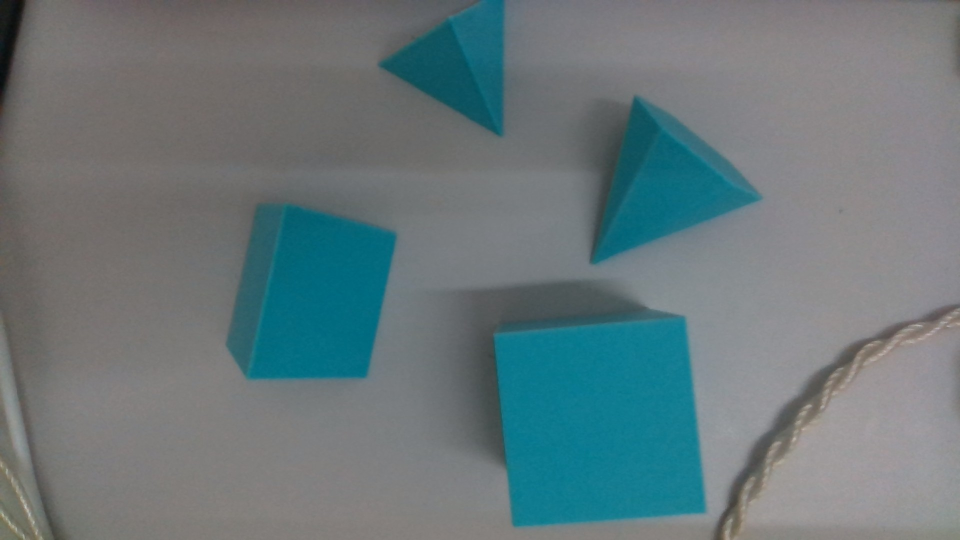
#> input picture fixtures/rgb/mixed-scenes/WIN_20260826_09_06_15_Pro.jpg, 1920 x 1080 px (shown at 1/2 size); its folder holds only this picture in this run
$ python -i geometry_rgb.py   (imports and definitions only)   (older library calls are emulated)
#> lines starting #> are read from the running program, lines starting #| are printed output that depends on the picture; after the words box and inside, x2 and y2 are one past the last pixel; in counts of white or black regions, pixels touching at a corner belong together
from __future__ import annotations

import hashlib
import json
import csv
import shutil
import time
from collections import Counter, defaultdict
from dataclasses import dataclass
from pathlib import Path
from typing import Any

import cv2
import numpy as np

from .geometry_models import GeometryCandidate, GeometryPrediction
from .geometry_edges import (
    EDGE_PARAMETERS,
    EdgeTopology,
    edge_topology_vector,
    extract_edge_topology,
)


GEOMETRY_LABELS: dict[str, tuple[str, str]] = {
    "三棱柱": ("triangular_prism", "三棱柱"),
    "三棱锥": ("triangular_pyramid", "三棱锥"),
    "四棱锥": ("square_pyramid", "四棱锥"),
    "五棱柱": ("pentagonal_prism", "五棱柱"),
    "五棱锥": ("pentagonal_pyramid", "五棱锥"),
    "六棱柱": ("hexagonal_prism", "六棱柱"),
    "六棱锥": ("hexagonal_pyramid", "六棱锥"),
    "正八面体": ("octahedron", "正八面体"),
    "圆锥": ("cone", "圆锥"),
}
SUPPORTED_IMAGE_SUFFIXES = {".jpg", ".jpeg", ".png", ".bmp"}
LEGACY_FEATURE_VERSION = 1
PREVIOUS_EDGE_FEATURE_VERSION = 2
FACE_VERTEX_FEATURE_VERSION = 3
EDGE_FEATURE_VERSION = 4
MODEL_VERSION = 3
EDGE_GROUP_WEIGHTS = np.asarray([0.20, 0.20, 0.05, 0.55], np.float32)
EDGE_GROUP_WEIGHTS_V3 = np.asarray(
    [0.15, 0.15, 0.05, 0.45, 0.20], np.float32
)


@dataclass(frozen=True)
class GeometrySample:
    path: Path
    label_id: str
    label_name: str
    image_bgr: np.ndarray
    sha256: str


@dataclass(frozen=True)
class GeometryPreprocessed:
    image_bgr: np.ndarray
    mask: np.ndarray
    bbox_px: tuple[int, int, int, int]
    candidate_count: int = 1


# [31 lines left out: functions _file_hash, load_geometry_samples, not called in this run]


def _select_component(
    mask: np.ndarray, reject_border: bool, max_area_ratio: float = 0.8
) -> tuple[np.ndarray | None, int]:
    count, labels, stats, centroids = cv2.connectedComponentsWithStats(mask, 8)
    height, width = mask.shape
    image_area = height * width
    center = np.array([width / 2.0, height / 2.0])
    candidates: list[tuple[float, int]] = []
    for label in range(1, count):
        x, y, item_width, item_height, area = stats[label]
        if area < max(180, image_area * 0.0005) or area > image_area * max_area_ratio:
            continue
        touches = x <= 3 or y <= 3 or x + item_width >= width - 3 or y + item_height >= height - 3
        if reject_border and touches:
            continue
        distance = float(np.linalg.norm(centroids[label] - center))
        distance /= max(float(np.linalg.norm(center)), 1.0)
        score = float(area) * max(0.25, 1.0 - 0.55 * distance)
        candidates.append((score, label))
    if not candidates:
        return None, 0
    selected = max(candidates)[1]
    return (labels == selected).astype(np.uint8) * 255, len(candidates)


def preprocess_geometry_object(
    image_bgr: np.ndarray,
    supplied_mask: np.ndarray | None = None,
    output_size: int = 128,
) -> GeometryPreprocessed | None:
    image = np.asarray(image_bgr)
    if image.ndim != 3 or image.shape[2] != 3:
        return None
    if supplied_mask is None:
        hsv = cv2.cvtColor(image, cv2.COLOR_BGR2HSV)
        saturated = ((hsv[:, :, 1] >= 55) & (hsv[:, :, 2] >= 35)).astype(np.uint8) * 255
        kernel = cv2.getStructuringElement(cv2.MORPH_ELLIPSE, (7, 7))
        candidate = cv2.morphologyEx(saturated, cv2.MORPH_OPEN, kernel)
        candidate = cv2.morphologyEx(candidate, cv2.MORPH_CLOSE, kernel, iterations=2)
        component, candidate_count = _select_component(candidate, reject_border=True)
        if component is None:
            lab = cv2.cvtColor(image, cv2.COLOR_BGR2LAB).astype(np.float32)
            border = np.concatenate((lab[0], lab[-1], lab[:, 0], lab[:, -1]), axis=0)
            delta = np.linalg.norm(lab - np.median(border, axis=0), axis=2)
            candidate = (delta >= 24.0).astype(np.uint8) * 255
            candidate = cv2.morphologyEx(candidate, cv2.MORPH_OPEN, kernel)
            candidate = cv2.morphologyEx(candidate, cv2.MORPH_CLOSE, kernel, iterations=2)
            component, candidate_count = _select_component(candidate, reject_border=True)
    else:
        candidate = (np.asarray(supplied_mask) > 0).astype(np.uint8) * 255
        if candidate.shape != image.shape[:2]:
            return None
        component, candidate_count = _select_component(
            candidate, reject_border=False, max_area_ratio=0.98
        )
    if component is None:
        return None

    contours, _ = cv2.findContours(component, cv2.RETR_EXTERNAL, cv2.CHAIN_APPROX_SIMPLE)
    if not contours:
        return None
    contour = max(contours, key=cv2.contourArea)
    x, y, width, height = cv2.boundingRect(contour)
    padding = max(4, int(round(max(width, height) * 0.08)))
    x0, y0 = max(0, x - padding), max(0, y - padding)
    x1, y1 = min(image.shape[1], x + width + padding), min(image.shape[0], y + height + padding)
    crop = image[y0:y1, x0:x1]
    crop_mask = component[y0:y1, x0:x1]
    available = output_size - 16
    scale = min(available / max(crop.shape[1], 1), available / max(crop.shape[0], 1))
    resized_width = max(1, int(round(crop.shape[1] * scale)))
    resized_height = max(1, int(round(crop.shape[0] * scale)))
    resized = cv2.resize(crop, (resized_width, resized_height), interpolation=cv2.INTER_AREA)
    resized_mask = cv2.resize(
        crop_mask, (resized_width, resized_height), interpolation=cv2.INTER_NEAREST
    )
    canvas = np.full((output_size, output_size, 3), 245, np.uint8)
    mask_canvas = np.zeros((output_size, output_size), np.uint8)
    left = (output_size - resized_width) // 2
    top = (output_size - resized_height) // 2
    region = canvas[top : top + resized_height, left : left + resized_width]
    region_mask = resized_mask > 0
    region[region_mask] = resized[region_mask]
    mask_canvas[top : top + resized_height, left : left + resized_width] = resized_mask
    return GeometryPreprocessed(
        canvas, mask_canvas, (x, y, width, height), candidate_count
    )


# [157 lines left out: functions _legacy_geometry_features, _legacy_input, geometry_feature_groups, extract_geometry_features, not called in this run]


class GeometryRGBModel:
    backend = "opencv"

    # [320 lines left out: functions __init__, fit, _distances, predict_feature, predict, predict_preprocessed and 3 more, not called in this run]

    def __call__(self, crop: np.ndarray, crop_mask: np.ndarray) -> tuple[str, float]:
        prediction = self.predict_geometry(crop, crop_mask)
        return prediction.label_id, prediction.confidence

    # [486 lines left out: functions save, load, _features_from_samples, audit_geometry_dataset, train_geometry_model, evaluate_geometry_holdout and 3 more, not called in this run]

>>> import cv2
>>> picture = cv2.imread('../../fixtures/rgb/mixed-scenes/WIN_20260826_09_06_15_Pro.jpg')
#> picture is the input picture: shape (1080, 1920, 3); mean B, G, R 123, 119.8, 104.2
>>> result = preprocess_geometry_object(picture)
#> in preprocess_geometry_object, `hsv = cv2.cvtColor(image, cv2.COLOR_BGR2HSV)`: hsv: shape (1080, 1920, 3); mean H, S, V 76.4, 47.6, 125.4
#> in preprocess_geometry_object, `saturated = ((hsv[:, :, 1] >= 55) & (hsv[:, :, 2] >= 35)).astype(np.ui..`:
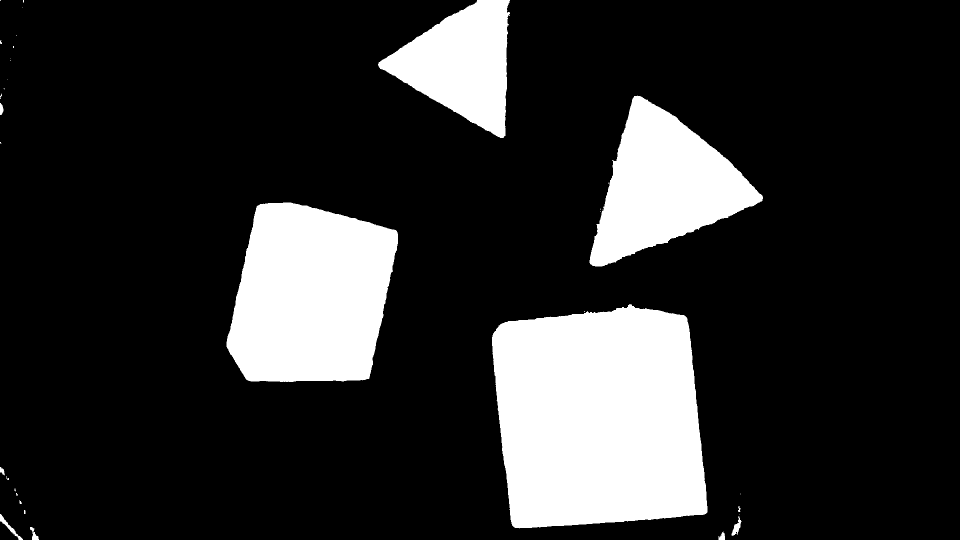
#> saturated: shape (1080, 1920) (shown at 1/2 size); 17.7% white; 38 white regions (24 under 20 px), largest, box (x1, y1, x2, y2) and area: (984, 608, 1415, 1057) 164740, (453, 405, 796, 764) 98158, (1179, 191, 1526, 533) 61584
#> in preprocess_geometry_object, `candidate = cv2.morphologyEx(saturated, cv2.MORPH_OPEN, kernel)`: candidate: shape (1080, 1920); 17.7% white; 13 white regions, largest, box (x1, y1, x2, y2) and area: (984, 609, 1415, 1057) 164683, (453, 405, 796, 764) 98144, (1179, 191, 1526, 533) 61492
#> in preprocess_geometry_object, `candidate = cv2.morphologyEx(candidate, cv2.MORPH_CLOSE, kernel, itera..`: candidate: shape (1080, 1920); 17.7% white; 12 white regions, largest, box (x1, y1, x2, y2) and area: (984, 609, 1415, 1057) 164707, (453, 405, 796, 764) 98148, (1179, 191, 1526, 533) 61542
#> in _select_component, `count, labels, stats, centroids = cv2.connectedComponentsWithStats(mas..`:
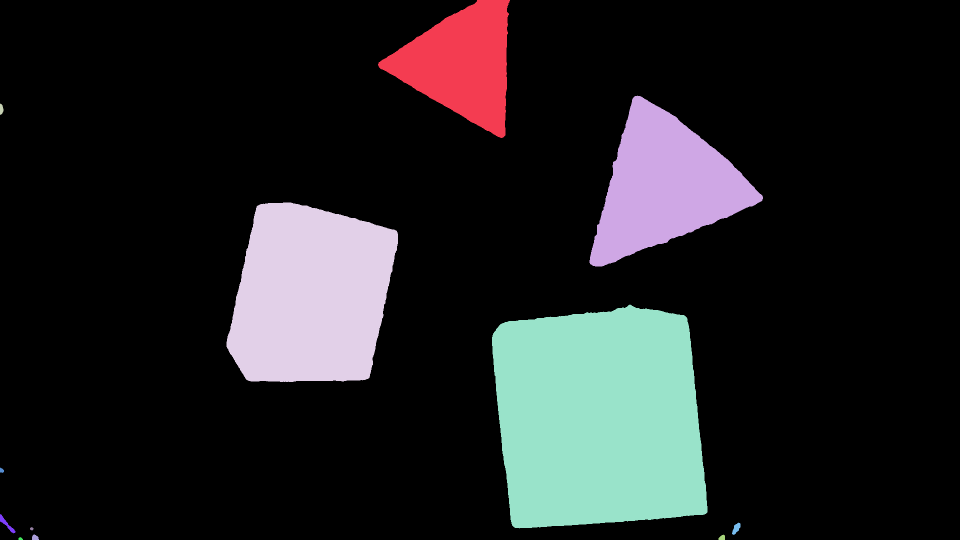
#> labels: shape (1080, 1920) int32 (shown at 1/2 size); 13 distinct labels, from 0 to 12; one colour per label, 0 black
#> in _select_component, `count, labels, stats, centroids = cv2.connectedComponentsWithStats(mas..`: count = 13; stats = 13 rows, first 6: [0, 0, 1920, 1080, 1706832], [756, 0, 264, 276, 41348], [1179, 191, 347, 342, 61542], [0, 207, 7, 23, 119], [453, 405, 343, 359, 98148], [984, 609, 431, 448, 164707]; centroids = 13 rows, first 8: [943.8, 523.7], [922.7, 127.5], [1328.6, 371.5], [2.39, 218.1], [621, 591], [1197.8, 836.3], [3, 940.5], [12.99, 1048]
#> the loop in _select_component, `for label in range(1, count):` made 12 passes
#> (x, y, item_width, item_height, area) on passes 3, 6, 7, 8, 9, 10, 11, 12: (0, 207, 7, 23, 119), (0, 935, 8, 11, 62), (0, 1028, 31, 39, 307), (1464, 1045, 17, 25, 235), (60, 1054, 7, 7, 34), (64, 1069, 14, 11, 119), (1437, 1069, 13, 11, 108), (37, 1074, 9, 6, 39)
#> (x, y, item_width, item_height, area, touches, distance, score) on passes 2, 4, 5: (1179, 191, 347, 342, 61542, False, 0.368, 49086.9), (453, 405, 343, 359, 98148, False, 0.311, 81346.3), (984, 609, 431, 448, 164707, False, 0.345, 133461.3)
#> after the loop in _select_component, `for label in range(1, count):`: candidates = [(49086.9, 2), (81346.3, 4), (133461.3, 5)]
#> in _select_component, `selected = max(candidates)[1]`: selected = 5
#> in preprocess_geometry_object, `component, candidate_count = _select_component(candidate, reject_borde..`:
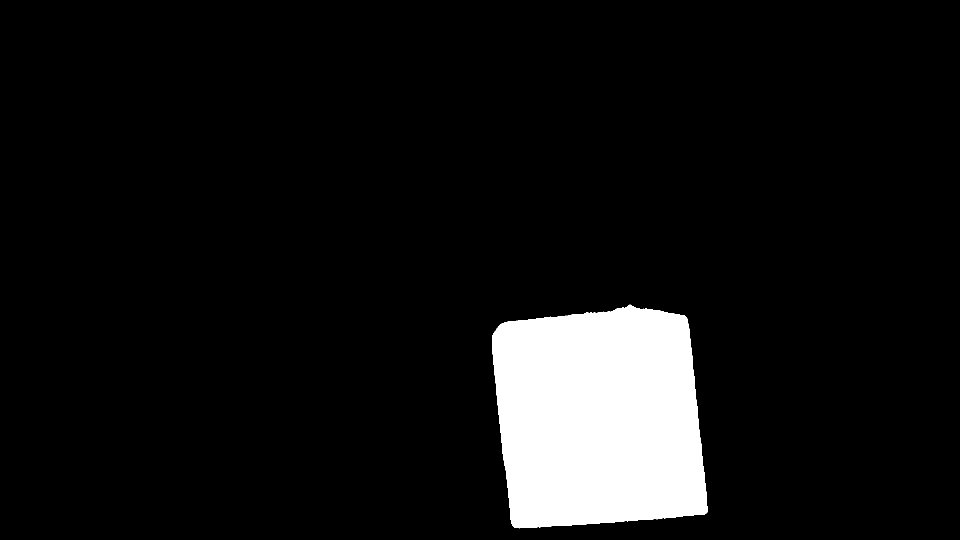
#> component: shape (1080, 1920) (shown at 1/2 size); 7.9% white; 1 white region
#> in preprocess_geometry_object, `component, candidate_count = _select_component(candidate, reject_borde..`: candidate_count = 3
#> in preprocess_geometry_object, `contours, _ = cv2.findContours(component, cv2.RETR_EXTERNAL, cv2.CHAIN..`: contours = 1 contour; box (x1, y1, x2, y2) and area: (984, 609, 1415, 1057) 163930
#> in preprocess_geometry_object, `contour = max(contours, key=cv2.contourArea)`: contour = contour of 427 points, box (x1, y1, x2, y2) (984, 609, 1415, 1057), area 163930
#> in preprocess_geometry_object, `x, y, width, height = cv2.boundingRect(contour)`: x = 984; y = 609; width = 431; height = 448
#> in preprocess_geometry_object, `padding = max(4, int(round(max(width, height) * 0.08)))`: padding = 36
#> in preprocess_geometry_object, `x0, y0 = max(0, x - padding), max(0, y - padding)`: x0 = 948; y0 = 573
#> in preprocess_geometry_object, `x1, y1 = min(image.shape[1], x + width + padding), min(image.shape[0],..`: x1 = 1451; y1 = 1080
#> in preprocess_geometry_object, `crop = image[y0:y1, x0:x1]`:
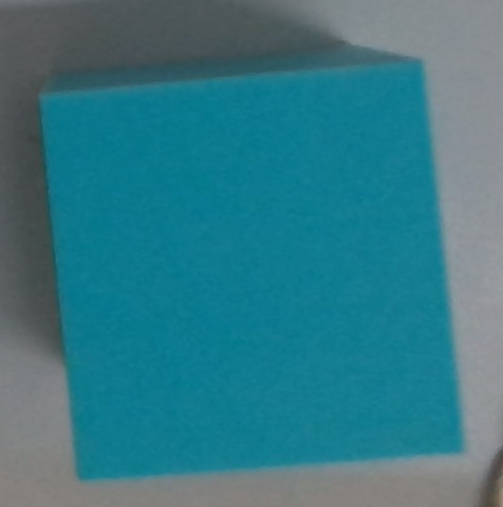
#> crop: shape (507, 503, 3); mean B, G, R 133.8, 121.1, 53.3
#> in preprocess_geometry_object, `crop_mask = component[y0:y1, x0:x1]`: crop_mask: shape (507, 503); 64.6% white; 1 black region, box (x1, y1, x2, y2) and area: (0, 0, 503, 507) 90314
#> in preprocess_geometry_object, `resized_mask = cv2.resize( crop_mask, (resized_width, resized_height),..`:
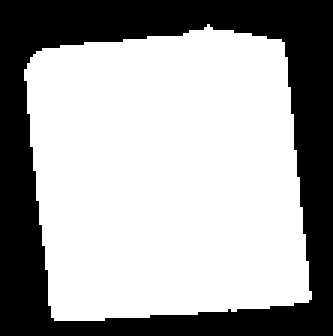
#> resized_mask: shape (112, 111) (shown 3 times larger); 64.6% white; 1 black region, box (x1, y1, x2, y2) and area: (0, 0, 111, 112) 4405
#> in preprocess_geometry_object, `region[region_mask] = resized[region_mask]`:
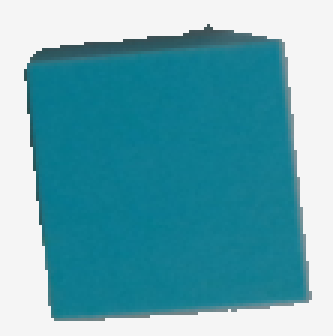
#> region: shape (112, 111, 3) (shown 3 times larger); mean B, G, R 178.1, 166, 100.2
#> in preprocess_geometry_object, `mask_canvas[top : top + resized_height, left : left + resized_width] =..`:
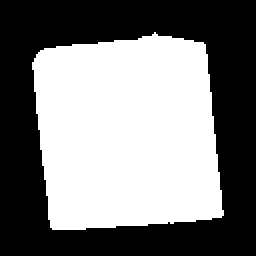
#> mask_canvas: shape (128, 128) (shown 2 times larger); 49% white; 1 white region, box (x1, y1, x2, y2) and area: (16, 16, 112, 115) 8027
